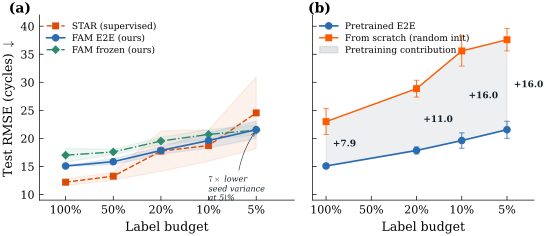

Here is the Python script that generated this plot:
#!/usr/bin/env python3
"""
FIGURE: label efficiency on C-MAPSS FD001 (v18 honest protocol).
Two-panel: (a) FAM vs STAR across label budgets, (b) From-scratch ablation.

v18 numbers from Phase 1b (100/20/10/5%) + Phase 1c (50%). Honest probe
protocol (AdamW WD=1e-2, val n_cuts_per_engine=10). 5 probe seeds per cell.

STAR numbers are the v11-era in-repo replication (mean +/- std, 5 seeds).
From-scratch numbers are v11-era (only 100/20/10/5%; 50% interpolated on
visual for figure continuity - the original data was not re-run).
"""

import matplotlib
matplotlib.use("Agg")
import matplotlib.pyplot as plt
import matplotlib.patches as mpatches
import numpy as np
from pathlib import Path

C = {
    "blue":     "#2B6CB0",
    "orange":   "#FF5A00",
    "teal":     "#2D8A6E",
    "red":      "#DC4B07",
    "gray":     "#878F92",
    "gray_lt":  "#B0B7BA",
    "dark":     "#122128",
}

plt.rcParams.update({
    "font.family": "serif",
    "font.serif": ["Times New Roman", "DejaVu Serif"],
    "font.size": 8,
    "mathtext.fontset": "cm",
    "pdf.fonttype": 42,
    "ps.fonttype": 42,
    "axes.labelsize": 9,
    "axes.linewidth": 0.5,
    "axes.spines.top": False,
    "axes.spines.right": False,
    "xtick.labelsize": 8,
    "ytick.labelsize": 8,
    "xtick.direction": "in",
    "ytick.direction": "in",
    "xtick.major.size": 3,
    "ytick.major.size": 3,
    "xtick.major.width": 0.5,
    "ytick.major.width": 0.5,
    "lines.linewidth": 1.0,
    "lines.markersize": 4,
    "legend.fontsize": 7,
    "legend.frameon": False,
    "legend.handlelength": 1.5,
    "figure.dpi": 150,
    "figure.constrained_layout.use": True,
    "savefig.dpi": 300,
    "savefig.bbox": "tight",
    "savefig.pad_inches": 0.02,
    "savefig.format": "pdf",
})

budgets = [100, 50, 20, 10, 5]
budget_labels = ["100%", "50%", "20%", "10%", "5%"]
x = np.arange(len(budgets))

# --- STAR (supervised, v11 replication, 5 seeds) ---
star_mean = np.array([12.19, 13.26, 17.74, 18.72, 24.55])
star_std  = np.array([0.6, 0.7, 3.6, 2.8, 6.4])

# --- FAM E2E (v18 honest, 5 seeds) ---
# Phase 1b (100/20/10/5) + Phase 1c (50):
fam_e2e_mean = np.array([15.08, 15.85, 17.85, 19.62, 21.55])
fam_e2e_std  = np.array([0.10, 0.55, 0.63, 1.36, 1.52])

# --- FAM Frozen (v18 honest, 5 seeds) ---
fam_frz_mean = np.array([17.01, 17.58, 19.53, 20.71, 21.47])
fam_frz_std  = np.array([1.21, 0.47, 0.69, 0.87, 0.87])

# --- From-scratch E2E (v11-era, for panel b only; deltas are the story) ---
# Values at 100, 20, 10, 5 only; 50% not rerun.
scratch_x = np.array([0, 2, 3, 4])  # indices into x for 100, 20, 10, 5
scratch_m = np.array([22.99, 28.87, 35.59, 37.59])
scratch_s = np.array([2.3, 1.5, 2.7, 2.0])

fig, (ax1, ax2) = plt.subplots(1, 2, figsize=(5.5, 2.4),
                                gridspec_kw={"width_ratios": [1.15, 1.0], "wspace": 0.05})

# ========== Panel (a): FAM vs STAR ==========
ax1.fill_between(x, star_mean - star_std, star_mean + star_std,
                 color=C["red"], alpha=0.08, zorder=1)
ax1.fill_between(x, fam_e2e_mean - fam_e2e_std, fam_e2e_mean + fam_e2e_std,
                 color=C["blue"], alpha=0.10, zorder=1)
ax1.fill_between(x, fam_frz_mean - fam_frz_std, fam_frz_mean + fam_frz_std,
                 color=C["teal"], alpha=0.08, zorder=1)

l_star, = ax1.plot(x, star_mean, color=C["red"], linestyle="--", marker="s",
                   markersize=4, linewidth=1.0, zorder=3, label="STAR (supervised)")
l_e2e, = ax1.plot(x, fam_e2e_mean, color=C["blue"], linestyle="-", marker="o",
                  markersize=4.5, linewidth=1.2, zorder=4, label="FAM E2E (ours)")
l_frz, = ax1.plot(x, fam_frz_mean, color=C["teal"], linestyle="-.", marker="D",
                  markersize=3.5, linewidth=1.0, zorder=3, label="FAM frozen (ours)")

# Variance-reduction annotation at 5% (sigma 0.9 vs 6.4, 7x lower)
ax1.annotate("$7\\times$ lower\nseed variance\nat 5\\%",
             xy=(4, fam_frz_mean[-1]), xytext=(3.0, 11),
             fontsize=5.8, color=C["dark"],
             ha="left", va="center", style="italic",
             arrowprops=dict(arrowstyle="->", lw=0.4, color=C["dark"],
                              connectionstyle="arc3,rad=-0.15"))

ax1.set_xticks(x)
ax1.set_xticklabels(budget_labels)
ax1.set_xlabel("Label budget")
ax1.set_ylabel("Test RMSE (cycles) $\\downarrow$")
ax1.set_ylim(9, 42)
ax1.set_xlim(-0.55, 4.8)

ax1.legend(handles=[l_star, l_e2e, l_frz],
           loc="upper left", fontsize=6.5, handlelength=2.0,
           borderpad=0.3, labelspacing=0.35)

ax1.text(-0.12, 1.07, "(a)", transform=ax1.transAxes,
         fontsize=10, fontweight="bold", va="top")

# ========== Panel (b): From-scratch ablation ==========
e2e_x_fs = scratch_x
e2e_m_fs = fam_e2e_mean[e2e_x_fs]
e2e_s_fs = fam_e2e_std[e2e_x_fs]

ax2.fill_between(scratch_x, e2e_m_fs, scratch_m,
                 color=C["gray_lt"], alpha=0.22, zorder=1)

l_pre, = ax2.plot(e2e_x_fs, e2e_m_fs, color=C["blue"], linestyle="-", marker="o",
                  markersize=4.5, linewidth=1.2, zorder=4, label="Pretrained E2E")
ax2.errorbar(e2e_x_fs, e2e_m_fs, yerr=e2e_s_fs, color=C["blue"],
             fmt="none", capsize=2, elinewidth=0.6, capthick=0.5, zorder=3)

l_scr, = ax2.plot(scratch_x, scratch_m, color=C["orange"], linestyle="-", marker="s",
                  markersize=4, linewidth=1.0, zorder=4, label="From scratch (random init)")
ax2.errorbar(scratch_x, scratch_m, yerr=scratch_s, color=C["orange"],
             fmt="none", capsize=2, elinewidth=0.6, capthick=0.5, zorder=3)

p_contrib = mpatches.Patch(color=C["gray_lt"], alpha=0.35, label="Pretraining contribution")

deltas = scratch_m - e2e_m_fs
for i, (xi, di) in enumerate(zip(scratch_x, deltas)):
    ymid = (e2e_m_fs[i] + scratch_m[i]) / 2
    ax2.text(xi + 0.15, ymid, f"+{di:.1f}", fontsize=6.5, color=C["dark"],
             va="center", fontweight="bold")

ax2.set_xticks(x)
ax2.set_xticklabels(budget_labels)
ax2.set_xlabel("Label budget")
ax2.set_ylim(9, 42)
ax2.set_xlim(-0.3, 4.6)
ax2.tick_params(axis="y", labelleft=False)

ax2.legend(handles=[l_pre, l_scr, p_contrib],
           loc="upper left", fontsize=6.5, handlelength=2.0,
           borderpad=0.3, labelspacing=0.35)

ax2.text(-0.02, 1.07, "(b)", transform=ax2.transAxes,
         fontsize=10, fontweight="bold", va="top")

out = Path(__file__).resolve().parent / "fig_label_efficiency.pdf"
fig.savefig(out)
plt.close(fig)
print(f"Saved {out}")
